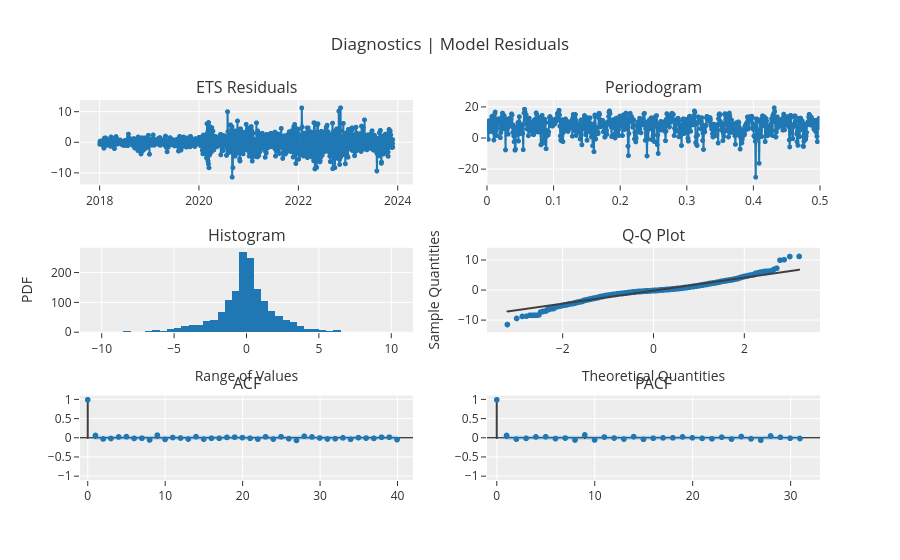

Source (notebook cell):
### Code cell
exp.plot_model(estimator=tuned_ets, plot="diagnostics")

### Figure 1 — Plotly figure (JSON) as saved in the notebook; plotly's stock layout.template omitted (floating-point values rounded to 4 significant figures; data arrays with more than 128 entries replaced by an {"elided": "..."} marker saying what was removed)
{"data": [{"line": {"color": "rgb(31, 119, 180)", "width": 2}, "marker": {"color": "rgb(31, 119, 180)", "size": 5}, "mode": "lines+markers", "name": "ETS", "showlegend": false, "type": "scattergl", "x": {"elided": "1542 str values"}, "xaxis": "x", "y": {"elided": "1542 float values"}, "yaxis": "y"}, {"hoverinfo": "text", "hovertext": {"elided": "771 str values"}, "line": {"color": "#1f77b4", "width": 2}, "marker": {"size": 5}, "mode": "lines+markers", "name": "ETS", "showlegend": false, "type": "scattergl", "x": {"elided": "771 float values"}, "xaxis": "x2", "y": {"elided": "771 float values"}, "yaxis": "y2"}, {"bingroup": "x", "hovertemplate": "variable=ETS<br>value=%{x}<br>count=%{y}<extra></extra>", "legendgroup": "ETS", "marker": {"color": "#1f77b4", "pattern": {"shape": ""}}, "name": "ETS", "orientation": "v", "showlegend": false, "type": "histogram", "x": {"elided": "1542 float values"}, "xaxis": "x3", "yaxis": "y3"}, {"marker": {"color": "#1f77b4"}, "mode": "markers", "name": "ETS", "showlegend": false, "type": "scattergl", "x": {"elided": "1542 float values"}, "xaxis": "x4", "y": {"elided": "1542 float values"}, "yaxis": "y4"}, {"line": {"color": "#3f3f3f"}, "mode": "lines", "name": "ETS", "showlegend": false, "type": "scattergl", "x": {"elided": "1542 float values"}, "xaxis": "x4", "y": {"elided": "1542 float values"}, "yaxis": "y4"}, {"line": {"color": "#3f3f3f"}, "mode": "lines", "name": "ACF", "showlegend": false, "type": "scattergl", "x": [0, 0], "xaxis": "x5", "y": [0, 1.0], "yaxis": "y5"}, {"line": {"color": "#3f3f3f"}, "mode": "lines", "name": "ACF", "showlegend": false, "type": "scattergl", "x": [1, 1], "xaxis": "x5", "y": [0, 0.06615], "yaxis": "y5"}, {"line": {"color": "#3f3f3f"}, "mode": "lines", "name": "ACF", "showlegend": false, "type": "scattergl", "x": [2, 2], "xaxis": "x5", "y": [0, -0.02526], "yaxis": "y5"}, {"line": {"color": "#3f3f3f"}, "mode": "lines", "name": "ACF", "showlegend": false, "type": "scattergl", "x": [3, 3], "xaxis": "x5", "y": [0, -0.01316], "yaxis": "y5"}, {"line": {"color": "#3f3f3f"}, "mode": "lines", "name": "ACF", "showlegend": false, "type": "scattergl", "x": [4, 4], "xaxis": "x5", "y": [0, 0.0269], "yaxis": "y5"}, {"line": {"color": "#3f3f3f"}, "mode": "lines", "name": "ACF", "showlegend": false, "type": "scattergl", "x": [5, 5], "xaxis": "x5", "y": [0, 0.03581], "yaxis": "y5"}, {"line": {"color": "#3f3f3f"}, "mode": "lines", "name": "ACF", "showlegend": false, "type": "scattergl", "x": [6, 6], "xaxis": "x5", "y": [0, -0.01176], "yaxis": "y5"}, {"line": {"color": "#3f3f3f"}, "mode": "lines", "name": "ACF", "showlegend": false, "type": "scattergl", "x": [7, 7], "xaxis": "x5", "y": [0, -0.006565], "yaxis": "y5"}, {"line": {"color": "#3f3f3f"}, "mode": "lines", "name": "ACF", "showlegend": false, "type": "scattergl", "x": [8, 8], "xaxis": "x5", "y": [0, -0.05164], "yaxis": "y5"}, {"line": {"color": "#3f3f3f"}, "mode": "lines", "name": "ACF", "showlegend": false, "type": "scattergl", "x": [9, 9], "xaxis": "x5", "y": [0, 0.07412], "yaxis": "y5"}, {"line": {"color": "#3f3f3f"}, "mode": "lines", "name": "ACF", "showlegend": false, "type": "scattergl", "x": [10, 10], "xaxis": "x5", "y": [0, -0.03656], "yaxis": "y5"}, {"line": {"color": "#3f3f3f"}, "mode": "lines", "name": "ACF", "showlegend": false, "type": "scattergl", "x": [11, 11], "xaxis": "x5", "y": [0, 0.01331], "yaxis": "y5"}, {"line": {"color": "#3f3f3f"}, "mode": "lines", "name": "ACF", "showlegend": false, "type": "scattergl", "x": [12, 12], "xaxis": "x5", "y": [0, -0.0006591], "yaxis": "y5"}, {"line": {"color": "#3f3f3f"}, "mode": "lines", "name": "ACF", "showlegend": false, "type": "scattergl", "x": [13, 13], "xaxis": "x5", "y": [0, -0.0267], "yaxis": "y5"}, {"line": {"color": "#3f3f3f"}, "mode": "lines", "name": "ACF", "showlegend": false, "type": "scattergl", "x": [14, 14], "xaxis": "x5", "y": [0, 0.03449], "yaxis": "y5"}, {"line": {"color": "#3f3f3f"}, "mode": "lines", "name": "ACF", "showlegend": false, "type": "scattergl", "x": [15, 15], "xaxis": "x5", "y": [0, -0.0305], "yaxis": "y5"}, {"line": {"color": "#3f3f3f"}, "mode": "lines", "name": "ACF", "showlegend": false, "type": "scattergl", "x": [16, 16], "xaxis": "x5", "y": [0, -0.007692], "yaxis": "y5"}, {"line": {"color": "#3f3f3f"}, "mode": "lines", "name": "ACF", "showlegend": false, "type": "scattergl", "x": [17, 17], "xaxis": "x5", "y": [0, -0.007918], "yaxis": "y5"}, {"line": {"color": "#3f3f3f"}, "mode": "lines", "name": "ACF", "showlegend": false, "type": "scattergl", "x": [18, 18], "xaxis": "x5", "y": [0, 0.01546], "yaxis": "y5"}, {"line": {"color": "#3f3f3f"}, "mode": "lines", "name": "ACF", "showlegend": false, "type": "scattergl", "x": [19, 19], "xaxis": "x5", "y": [0, 0.02261], "yaxis": "y5"}, {"line": {"color": "#3f3f3f"}, "mode": "lines", "name": "ACF", "showlegend": false, "type": "scattergl", "x": [20, 20], "xaxis": "x5", "y": [0, 0.009881], "yaxis": "y5"}, {"line": {"color": "#3f3f3f"}, "mode": "lines", "name": "ACF", "showlegend": false, "type": "scattergl", "x": [21, 21], "xaxis": "x5", "y": [0, -0.008496], "yaxis": "y5"}, {"line": {"color": "#3f3f3f"}, "mode": "lines", "name": "ACF", "showlegend": false, "type": "scattergl", "x": [22, 22], "xaxis": "x5", "y": [0, -0.0301], "yaxis": "y5"}, {"line": {"color": "#3f3f3f"}, "mode": "lines", "name": "ACF", "showlegend": false, "type": "scattergl", "x": [23, 23], "xaxis": "x5", "y": [0, 0.03116], "yaxis": "y5"}, {"line": {"color": "#3f3f3f"}, "mode": "lines", "name": "ACF", "showlegend": false, "type": "scattergl", "x": [24, 24], "xaxis": "x5", "y": [0, -0.02883], "yaxis": "y5"}, {"line": {"color": "#3f3f3f"}, "mode": "lines", "name": "ACF", "showlegend": false, "type": "scattergl", "x": [25, 25], "xaxis": "x5", "y": [0, 0.03381], "yaxis": "y5"}, {"line": {"color": "#3f3f3f"}, "mode": "lines", "name": "ACF", "showlegend": false, "type": "scattergl", "x": [26, 26], "xaxis": "x5", "y": [0, -0.01885], "yaxis": "y5"}, {"line": {"color": "#3f3f3f"}, "mode": "lines", "name": "ACF", "showlegend": false, "type": "scattergl", "x": [27, 27], "xaxis": "x5", "y": [0, -0.0628], "yaxis": "y5"}, {"line": {"color": "#3f3f3f"}, "mode": "lines", "name": "ACF", "showlegend": false, "type": "scattergl", "x": [28, 28], "xaxis": "x5", "y": [0, 0.04688], "yaxis": "y5"}, {"line": {"color": "#3f3f3f"}, "mode": "lines", "name": "ACF", "showlegend": false, "type": "scattergl", "x": [29, 29], "xaxis": "x5", "y": [0, 0.02712], "yaxis": "y5"}, {"line": {"color": "#3f3f3f"}, "mode": "lines", "name": "ACF", "showlegend": false, "type": "scattergl", "x": [30, 30], "xaxis": "x5", "y": [0, 0.0002939], "yaxis": "y5"}, {"line": {"color": "#3f3f3f"}, "mode": "lines", "name": "ACF", "showlegend": false, "type": "scattergl", "x": [31, 31], "xaxis": "x5", "y": [0, -0.02617], "yaxis": "y5"}, {"line": {"color": "#3f3f3f"}, "mode": "lines", "name": "ACF", "showlegend": false, "type": "scattergl", "x": [32, 32], "xaxis": "x5", "y": [0, -0.01891], "yaxis": "y5"}, {"line": {"color": "#3f3f3f"}, "mode": "lines", "name": "ACF", "showlegend": false, "type": "scattergl", "x": [33, 33], "xaxis": "x5", "y": [0, 0.003013], "yaxis": "y5"}, {"line": {"color": "#3f3f3f"}, "mode": "lines", "name": "ACF", "showlegend": false, "type": "scattergl", "x": [34, 34], "xaxis": "x5", "y": [0, -0.03435], "yaxis": "y5"}, {"line": {"color": "#3f3f3f"}, "mode": "lines", "name": "ACF", "showlegend": false, "type": "scattergl", "x": [35, 35], "xaxis": "x5", "y": [0, 0.009241], "yaxis": "y5"}, {"line": {"color": "#3f3f3f"}, "mode": "lines", "name": "ACF", "showlegend": false, "type": "scattergl", "x": [36, 36], "xaxis": "x5", "y": [0, -0.00243], "yaxis": "y5"}, {"line": {"color": "#3f3f3f"}, "mode": "lines", "name": "ACF", "showlegend": false, "type": "scattergl", "x": [37, 37], "xaxis": "x5", "y": [0, -0.009476], "yaxis": "y5"}, {"line": {"color": "#3f3f3f"}, "mode": "lines", "name": "ACF", "showlegend": false, "type": "scattergl", "x": [38, 38], "xaxis": "x5", "y": [0, 0.02049], "yaxis": "y5"}, {"line": {"color": "#3f3f3f"}, "mode": "lines", "name": "ACF", "showlegend": false, "type": "scattergl", "x": [39, 39], "xaxis": "x5", "y": [0, 0.02117], "yaxis": "y5"}, {"line": {"color": "#3f3f3f"}, "mode": "lines", "name": "ACF", "showlegend": false, "type": "scattergl", "x": [40, 40], "xaxis": "x5", "y": [0, -0.04145], "yaxis": "y5"}, {"marker": {"color": "#1f77b4", "size": 6}, "mode": "markers", "name": "ACF", "showlegend": false, "type": "scattergl", "x": [0, 1, 2, 3, 4, 5, 6, 7, 8, 9, 10, 11, 12, 13, 14, 15, 16, 17, 18, 19, 20, 21, 22, 23, 24, 25, 26, 27, 28, 29, 30, 31, 32, 33, 34, 35, 36, 37, 38, 39, 40], "xaxis": "x5", "y": [1.0, 0.06615, -0.02526, -0.01316, 0.0269, 0.03581, -0.01176, -0.006565, -0.05164, 0.07412, -0.03656, 0.01331, -0.0006591, -0.0267, 0.03449, -0.0305, -0.007692, -0.007918, 0.01546, 0.02261, 0.009881, -0.008496, -0.0301, 0.03116, -0.02883, 0.03381, -0.01885, -0.0628, 0.04688, 0.02712, 0.0002939, -0.02617, -0.01891, 0.003013, -0.03435, 0.009241, -0.00243, -0.009476, 0.02049, 0.02117, -0.04145], "yaxis": "y5"}, {"line": {"color": "rgba(255,255,255,0)"}, "mode": "lines", "name": "UC", "showlegend": false, "type": "scatter", "x": [0, 1, 2, 3, 4, 5, 6, 7, 8, 9, 10, 11, 12, 13, 14, 15, 16, 17, 18, 19, 20, 21, 22, 23, 24, 25, 26, 27, 28, 29, 30, 31, 32, 33, 34, 35, 36, 37, 38, 39, 40], "xaxis": "x5", "y": [0.0, 0.04991, 0.05013, 0.05016, 0.05017, 0.05021, 0.05027, 0.05028, 0.05028, 0.05041, 0.05068, 0.05075, 0.05076, 0.05076, 0.05079, 0.05085, 0.05089, 0.0509, 0.0509, 0.05091, 0.05094, 0.05094, 0.05095, 0.05099, 0.05104, 0.05108, 0.05113, 0.05115, 0.05134, 0.05145, 0.05148, 0.05148, 0.05152, 0.05154, 0.05154, 0.05159, 0.0516, 0.0516, 0.0516, 0.05162, 0.05164], "yaxis": "y5"}, {"fill": "tonexty", "fillcolor": "rgba(32, 146, 230,0.3)", "line": {"color": "rgba(255,255,255,0)"}, "mode": "lines", "name": "LC", "showlegend": false, "type": "scatter", "x": [0, 1, 2, 3, 4, 5, 6, 7, 8, 9, 10, 11, 12, 13, 14, 15, 16, 17, 18, 19, 20, 21, 22, 23, 24, 25, 26, 27, 28, 29, 30, 31, 32, 33, 34, 35, 36, 37, 38, 39, 40], "xaxis": "x5", "y": [0.0, -0.04991, -0.05013, -0.05016, -0.05017, -0.05021, -0.05027, -0.05028, -0.05028, -0.05041, -0.05068, -0.05075, -0.05076, -0.05076, -0.05079, -0.05085, -0.05089, -0.0509, -0.0509, -0.05091, -0.05094, -0.05094, -0.05095, -0.05099, -0.05104, -0.05108, -0.05113, -0.05115, -0.05134, -0.05145, -0.05148, -0.05148, -0.05152, -0.05154, -0.05154, -0.05159, -0.0516, -0.0516, -0.0516, -0.05162, -0.05164], "yaxis": "y5"}, {"line": {"color": "#3f3f3f"}, "mode": "lines", "name": "PACF", "showlegend": false, "type": "scattergl", "x": [0, 0], "xaxis": "x6", "y": [0, 1.0], "yaxis": "y6"}, {"line": {"color": "#3f3f3f"}, "mode": "lines", "name": "PACF", "showlegend": false, "type": "scattergl", "x": [1, 1], "xaxis": "x6", "y": [0, 0.0662], "yaxis": "y6"}, {"line": {"color": "#3f3f3f"}, "mode": "lines", "name": "PACF", "showlegend": false, "type": "scattergl", "x": [2, 2], "xaxis": "x6", "y": [0, -0.0298], "yaxis": "y6"}, {"line": {"color": "#3f3f3f"}, "mode": "lines", "name": "PACF", "showlegend": false, "type": "scattergl", "x": [3, 3], "xaxis": "x6", "y": [0, -0.009535], "yaxis": "y6"}, {"line": {"color": "#3f3f3f"}, "mode": "lines", "name": "PACF", "showlegend": false, "type": "scattergl", "x": [4, 4], "xaxis": "x6", "y": [0, 0.02791], "yaxis": "y6"}, {"line": {"color": "#3f3f3f"}, "mode": "lines", "name": "PACF", "showlegend": false, "type": "scattergl", "x": [5, 5], "xaxis": "x6", "y": [0, 0.03178], "yaxis": "y6"}, {"line": {"color": "#3f3f3f"}, "mode": "lines", "name": "PACF", "showlegend": false, "type": "scattergl", "x": [6, 6], "xaxis": "x6", "y": [0, -0.01517], "yaxis": "y6"}, {"line": {"color": "#3f3f3f"}, "mode": "lines", "name": "PACF", "showlegend": false, "type": "scattergl", "x": [7, 7], "xaxis": "x6", "y": [0, -0.002366], "yaxis": "y6"}, {"line": {"color": "#3f3f3f"}, "mode": "lines", "name": "PACF", "showlegend": false, "type": "scattergl", "x": [8, 8], "xaxis": "x6", "y": [0, -0.05226], "yaxis": "y6"}, {"line": {"color": "#3f3f3f"}, "mode": "lines", "name": "PACF", "showlegend": false, "type": "scattergl", "x": [9, 9], "xaxis": "x6", "y": [0, 0.08002], "yaxis": "y6"}, {"line": {"color": "#3f3f3f"}, "mode": "lines", "name": "PACF", "showlegend": false, "type": "scattergl", "x": [10, 10], "xaxis": "x6", "y": [0, -0.0516], "yaxis": "y6"}, {"line": {"color": "#3f3f3f"}, "mode": "lines", "name": "PACF", "showlegend": false, "type": "scattergl", "x": [11, 11], "xaxis": "x6", "y": [0, 0.02433], "yaxis": "y6"}, {"line": {"color": "#3f3f3f"}, "mode": "lines", "name": "PACF", "showlegend": false, "type": "scattergl", "x": [12, 12], "xaxis": "x6", "y": [0, -0.001629], "yaxis": "y6"}, {"line": {"color": "#3f3f3f"}, "mode": "lines", "name": "PACF", "showlegend": false, "type": "scattergl", "x": [13, 13], "xaxis": "x6", "y": [0, -0.02745], "yaxis": "y6"}, {"line": {"color": "#3f3f3f"}, "mode": "lines", "name": "PACF", "showlegend": false, "type": "scattergl", "x": [14, 14], "xaxis": "x6", "y": [0, 0.03542], "yaxis": "y6"}, {"line": {"color": "#3f3f3f"}, "mode": "lines", "name": "PACF", "showlegend": false, "type": "scattergl", "x": [15, 15], "xaxis": "x6", "y": [0, -0.03458], "yaxis": "y6"}, {"line": {"color": "#3f3f3f"}, "mode": "lines", "name": "PACF", "showlegend": false, "type": "scattergl", "x": [16, 16], "xaxis": "x6", "y": [0, -0.006363], "yaxis": "y6"}, {"line": {"color": "#3f3f3f"}, "mode": "lines", "name": "PACF", "showlegend": false, "type": "scattergl", "x": [17, 17], "xaxis": "x6", "y": [0, 0.002287], "yaxis": "y6"}, {"line": {"color": "#3f3f3f"}, "mode": "lines", "name": "PACF", "showlegend": false, "type": "scattergl", "x": [18, 18], "xaxis": "x6", "y": [0, 0.003895], "yaxis": "y6"}, {"line": {"color": "#3f3f3f"}, "mode": "lines", "name": "PACF", "showlegend": false, "type": "scattergl", "x": [19, 19], "xaxis": "x6", "y": [0, 0.02971], "yaxis": "y6"}, {"line": {"color": "#3f3f3f"}, "mode": "lines", "name": "PACF", "showlegend": false, "type": "scattergl", "x": [20, 20], "xaxis": "x6", "y": [0, 0.004728], "yaxis": "y6"}, {"line": {"color": "#3f3f3f"}, "mode": "lines", "name": "PACF", "showlegend": false, "type": "scattergl", "x": [21, 21], "xaxis": "x6", "y": [0, -0.009776], "yaxis": "y6"}, {"line": {"color": "#3f3f3f"}, "mode": "lines", "name": "PACF", "showlegend": false, "type": "scattergl", "x": [22, 22], "xaxis": "x6", "y": [0, -0.02109], "yaxis": "y6"}, {"line": {"color": "#3f3f3f"}, "mode": "lines", "name": "PACF", "showlegend": false, "type": "scattergl", "x": [23, 23], "xaxis": "x6", "y": [0, 0.02181], "yaxis": "y6"}, {"line": {"color": "#3f3f3f"}, "mode": "lines", "name": "PACF", "showlegend": false, "type": "scattergl", "x": [24, 24], "xaxis": "x6", "y": [0, -0.02892], "yaxis": "y6"}, {"line": {"color": "#3f3f3f"}, "mode": "lines", "name": "PACF", "showlegend": false, "type": "scattergl", "x": [25, 25], "xaxis": "x6", "y": [0, 0.03815], "yaxis": "y6"}, {"line": {"color": "#3f3f3f"}, "mode": "lines", "name": "PACF", "showlegend": false, "type": "scattergl", "x": [26, 26], "xaxis": "x6", "y": [0, -0.02329], "yaxis": "y6"}, {"line": {"color": "#3f3f3f"}, "mode": "lines", "name": "PACF", "showlegend": false, "type": "scattergl", "x": [27, 27], "xaxis": "x6", "y": [0, -0.05726], "yaxis": "y6"}, {"line": {"color": "#3f3f3f"}, "mode": "lines", "name": "PACF", "showlegend": false, "type": "scattergl", "x": [28, 28], "xaxis": "x6", "y": [0, 0.05279], "yaxis": "y6"}, {"line": {"color": "#3f3f3f"}, "mode": "lines", "name": "PACF", "showlegend": false, "type": "scattergl", "x": [29, 29], "xaxis": "x6", "y": [0, 0.01763], "yaxis": "y6"}, {"line": {"color": "#3f3f3f"}, "mode": "lines", "name": "PACF", "showlegend": false, "type": "scattergl", "x": [30, 30], "xaxis": "x6", "y": [0, -0.005685], "yaxis": "y6"}, {"line": {"color": "#3f3f3f"}, "mode": "lines", "name": "PACF", "showlegend": false, "type": "scattergl", "x": [31, 31], "xaxis": "x6", "y": [0, -0.01272], "yaxis": "y6"}, {"marker": {"color": "#1f77b4", "size": 6}, "mode": "markers", "name": "PACF", "showlegend": false, "type": "scattergl", "x": [0, 1, 2, 3, 4, 5, 6, 7, 8, 9, 10, 11, 12, 13, 14, 15, 16, 17, 18, 19, 20, 21, 22, 23, 24, 25, 26, 27, 28, 29, 30, 31], "xaxis": "x6", "y": [1.0, 0.0662, -0.0298, -0.009535, 0.02791, 0.03178, -0.01517, -0.002366, -0.05226, 0.08002, -0.0516, 0.02433, -0.001629, -0.02745, 0.03542, -0.03458, -0.006363, 0.002287, 0.003895, 0.02971, 0.004728, -0.009776, -0.02109, 0.02181, -0.02892, 0.03815, -0.02329, -0.05726, 0.05279, 0.01763, -0.005685, -0.01272], "yaxis": "y6"}, {"line": {"color": "rgba(255,255,255,0)"}, "mode": "lines", "name": "UC", "showlegend": false, "type": "scatter", "x": [0, 1, 2, 3, 4, 5, 6, 7, 8, 9, 10, 11, 12, 13, 14, 15, 16, 17, 18, 19, 20, 21, 22, 23, 24, 25, 26, 27, 28, 29, 30, 31], "xaxis": "x6", "y": [0.0, 0.04991, 0.04991, 0.04991, 0.04991, 0.04991, 0.04991, 0.04991, 0.04991, 0.04991, 0.04991, 0.04991, 0.04991, 0.04991, 0.04991, 0.04991, 0.04991, 0.04991, 0.04991, 0.04991, 0.04991, 0.04991, 0.04991, 0.04991, 0.04991, 0.04991, 0.04991, 0.04991, 0.04991, 0.04991, 0.04991, 0.04991], "yaxis": "y6"}, {"fill": "tonexty", "fillcolor": "rgba(32, 146, 230,0.3)", "line": {"color": "rgba(255,255,255,0)"}, "mode": "lines", "name": "LC", "showlegend": false, "type": "scatter", "x": [0, 1, 2, 3, 4, 5, 6, 7, 8, 9, 10, 11, 12, 13, 14, 15, 16, 17, 18, 19, 20, 21, 22, 23, 24, 25, 26, 27, 28, 29, 30, 31], "xaxis": "x6", "y": [0.0, -0.04991, -0.04991, -0.04991, -0.04991, -0.04991, -0.04991, -0.04991, -0.04991, -0.04991, -0.04991, -0.04991, -0.04991, -0.04991, -0.04991, -0.04991, -0.04991, -0.04991, -0.04991, -0.04991, -0.04991, -0.04991, -0.04991, -0.04991, -0.04991, -0.04991, -0.04991, -0.04991, -0.04991, -0.04991, -0.04991, -0.04991], "yaxis": "y6"}], "layout": {"annotations": [{"font": {"size": 16}, "showarrow": false, "text": "ETS Residuals", "x": 0.225, "xanchor": "center", "xref": "paper", "y": 1.0, "yanchor": "bottom", "yref": "paper"}, {"font": {"size": 16}, "showarrow": false, "text": "Periodogram", "x": 0.775, "xanchor": "center", "xref": "paper", "y": 1.0, "yanchor": "bottom", "yref": "paper"}, {"font": {"size": 16}, "showarrow": false, "text": "Histogram", "x": 0.225, "xanchor": "center", "xref": "paper", "y": 0.6111, "yanchor": "bottom", "yref": "paper"}, {"font": {"size": 16}, "showarrow": false, "text": "Q-Q Plot", "x": 0.775, "xanchor": "center", "xref": "paper", "y": 0.6111, "yanchor": "bottom", "yref": "paper"}, {"font": {"size": 16}, "showarrow": false, "text": "ACF", "x": 0.225, "xanchor": "center", "xref": "paper", "y": 0.2222, "yanchor": "bottom", "yref": "paper"}, {"font": {"size": 16}, "showarrow": false, "text": "PACF", "x": 0.775, "xanchor": "center", "xref": "paper", "y": 0.2222, "yanchor": "bottom", "yref": "paper"}], "showlegend": false, "title": {"text": "Diagnostics | Model Residuals"}, "xaxis": {"anchor": "y", "domain": [0.0, 0.45]}, "xaxis2": {"anchor": "y2", "domain": [0.55, 1.0], "range": [0, 0.5]}, "xaxis3": {"anchor": "y3", "domain": [0.0, 0.45], "title": {"text": "Range of Values"}}, "xaxis4": {"anchor": "y4", "domain": [0.55, 1.0], "title": {"text": "Theoretical Quantities"}}, "xaxis5": {"anchor": "y5", "domain": [0.0, 0.45], "range": [-1, 42]}, "xaxis6": {"anchor": "y6", "domain": [0.55, 1.0], "range": [-1, 33]}, "yaxis": {"anchor": "x", "domain": [0.7778, 1.0]}, "yaxis2": {"anchor": "x2", "domain": [0.7778, 1.0]}, "yaxis3": {"anchor": "x3", "domain": [0.3889, 0.6111], "title": {"text": "PDF"}}, "yaxis4": {"anchor": "x4", "domain": [0.3889, 0.6111], "title": {"text": "Sample Quantities"}}, "yaxis5": {"anchor": "x5", "domain": [0.0, 0.2222], "range": [-1.1, 1.1], "zerolinecolor": "#000000"}, "yaxis6": {"anchor": "x6", "domain": [0.0, 0.2222], "range": [-1.1, 1.1], "zerolinecolor": "#000000"}}}
